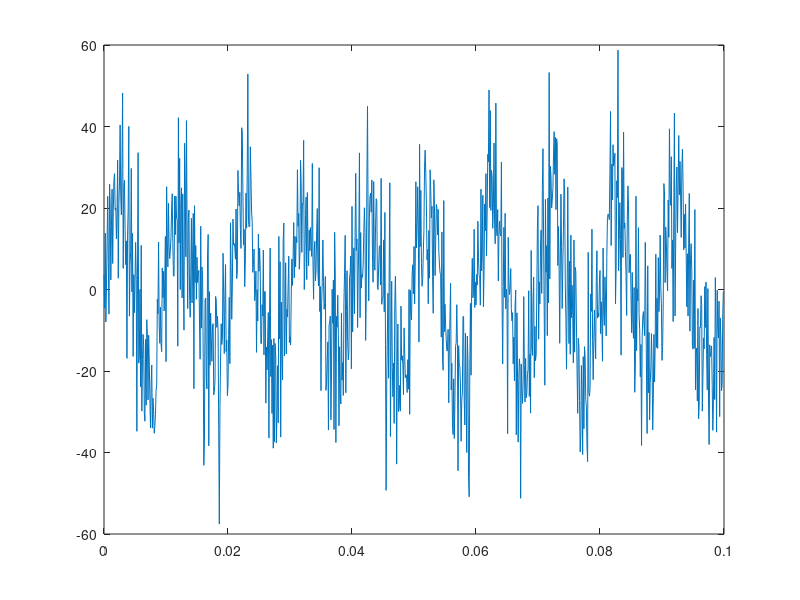

Here is the MATLAB script that generated this plot: (Note: this script raises an error after producing the figure.)
%%
clc
clear
close all

f=1e2;                  %signal frequency
N=1000;
fs=1e4;                 %sampling frequency
Ts=1/fs;                
t=(0:N-1)*Ts;

s=20*sin(2*pi*f*t);          %signal
s=awgn(s,1,'measured');

figure
plot(t,s)

figure
plotSpectral(s,fs)

figure
plotSpectral2(s,fs)

figure
plotPowerSpectrum(s,fs);

figure
plotSquareSpectrum(s,fs);

figure
plotBispectra(s,fs,1,1);
